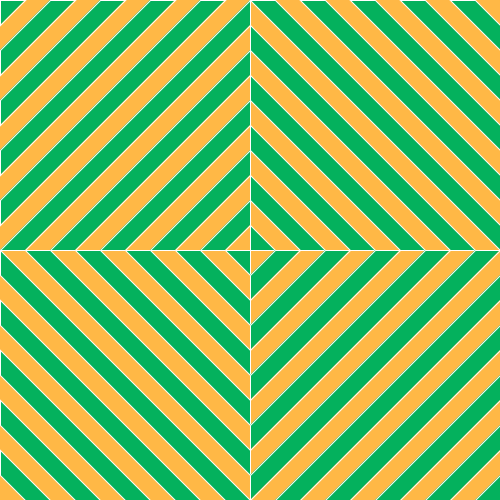
Frame 1 (no input)
Frame 60 (the mouse pressed at the canvas centre just before this capture): identical to frame 1, image omitted
Frame 120 (the mouse held since frame 60 and released just before this capture): identical to frame 1, image omitted

The Processing sketch that drew this single still picture (run headless with seeded random() and noise(); from frame 60 on, the mouse is pressed at the canvas centre):

// Processing sketch: processing_9582
// ── processing_9582.pde

/*
A recreation of Frank Stella's 'Fez' + some 'movement'

By Diana Klatt
2010
*/


color mustardYellow, seafoamGreen;
int rWidth, rHeight;

void setup(){
  size(500, 500);
  smooth();
  
  colorMode(HSB, 360);
  stroke(360);
  mustardYellow = color(37, 260, 360);
  seafoamGreen = color(151, 350, 250);

  rWidth = width/20;
  rHeight = height/20;
}


void draw() {
  background(mustardYellow);
  fill(seafoamGreen);
  
  // top left
  quad(0, 0,
       0, rHeight,
       rWidth, 0,
       0, 0);
  quad(0, 2*rHeight,
       0, 3*rHeight,
       3*rWidth, 0,
       2*rWidth, 0);
  quad(0, 4*rHeight,
       0, 5*rHeight,
       5*rWidth, 0,
       4*rWidth, 0);
  quad(0, 6*rHeight,
       0, 7*rHeight,
       7*rWidth, 0,
       6*rWidth, 0);
  quad(0, 8*rHeight,
       0, 9*rHeight,
       9*rWidth, 0,
       8*rWidth, 0);
  // inner cross
  quad(0, 10*rHeight,
       rWidth, 10*rHeight,
       10*rWidth, rHeight,
       10*rWidth, 0);
  quad(2*rWidth, 10*rHeight,
       3*rWidth, 10*rHeight,
       10*rWidth, 3*rHeight,
       10*rWidth, 2*rHeight);
  quad(4*rWidth, 10*rHeight,
       5*rWidth, 10*rHeight,
       10*rWidth, 5*rHeight,
       10*rWidth, 4*rHeight);
  quad(6*rWidth, 10*rHeight,
       7*rWidth, 10*rHeight,
       10*rWidth, 7*rHeight,
       10*rWidth, 6*rHeight);
  quad(8*rWidth, 10*rHeight,
       9*rWidth, 10*rHeight,
       10*rWidth, 9*rHeight,
       10*rWidth, 8*rHeight);
       
  // top right
  quad(19*rWidth, 0,
       18*rWidth, 0,
       width, 2*rHeight,
       width, rHeight);
  quad(17*rWidth, 0,
       16*rWidth, 0,
       width, 4*rHeight,
       width, 3*rHeight);
  quad(15*rWidth, 0,
       14*rWidth, 0,
       width, 6*rHeight,
       width, 5*rHeight);
  quad(13*rWidth, 0,
       12*rWidth, 0,
       width, 8*rHeight,
       width, 7*rHeight);
  quad(11*rWidth, 0,
       10*rWidth, 0,
       width, 10*rHeight,
       width, 9*rHeight);
  // inner cross
  quad(10*rWidth, rHeight,
       10*rWidth, 2*rHeight,
       18*rWidth, 10*rHeight,
       19*rWidth, 10*rHeight);
  quad(10*rWidth, 3*rHeight,
       10*rWidth, 4*rHeight,
       16*rWidth, 10*rHeight,
       17*rWidth, 10*rHeight);
  quad(10*rWidth, 5*rHeight,
       10*rWidth, 6*rHeight,
       14*rWidth, 10*rHeight,
       15*rWidth, 10*rHeight);
  quad(10*rWidth, 7*rHeight,
       10*rWidth, 8*rHeight,
       12*rWidth, 10*rHeight,
       13*rWidth, 10*rHeight);
  quad(10*rWidth, 9*rHeight,
       10*rWidth, 10*rHeight,
       10*rWidth, 10*rHeight,
       11*rWidth, 10*rHeight);

  // bottom left
  quad(0, 19*rHeight,            
       0, 18*rHeight,
       2*rWidth, height,
       rWidth, height);
  quad(0, 17*rHeight,
       0, 16*rHeight,
       4*rWidth, height,
       3*rWidth, height);
  quad(0, 15*rHeight,
       0, 14*rHeight,
       6*rWidth, height,
       5*rWidth, height);
  quad(0, 13*rHeight,
       0, 12*rHeight,
       8*rWidth, height,
       7*rWidth, height);
  quad(0, 11*rHeight,
       0, 10*rHeight,
       10*rWidth, height,
       9*rWidth, height);
  // inner cross
  quad(rWidth, 10*rHeight,
       2*rWidth, 10*rHeight,
       10*rWidth, 18*rHeight,
       10*rWidth, 19*rHeight);
  quad(3*rWidth, 10*rHeight,
       4*rWidth, 10*rHeight,
       10*rWidth, 16*rHeight,
       10*rWidth, 17*rHeight);
  quad(5*rWidth, 10*rHeight,
       6*rWidth, 10*rHeight,
       10*rWidth, 14*rHeight,
       10*rWidth, 15*rHeight);
  quad(7*rWidth, 10*rHeight,
       8*rWidth, 10*rHeight,
       10*rWidth, 12*rHeight,
       10*rWidth, 13*rHeight);
  quad(9*rWidth, 10*rHeight,
       10*rWidth, 10*rHeight,
       10*rWidth, 10*rHeight,
       10*rWidth, 11*rHeight);
  
  // bottom right     
  quad(width, height,
       width, 19*rHeight,
       19*rWidth, height,
       width, height);
  quad(0, 37*rHeight,
       0, 38*rHeight,
       38*rWidth, 0,
       37*rWidth, 0);
  quad(0, 35*rHeight,
       0, 36*rHeight,
       36*rWidth, 0,
       35*rWidth, 0);
  quad(0, 33*rHeight,
       0, 34*rHeight,
       34*rWidth, 0,
       33*rWidth, 0);
  quad(0, 31*rHeight,
       0, 32*rHeight,
       32*rWidth, 0,
       31*rWidth, 0);
  // inner cross
  quad(19*rWidth, 10*rHeight,
       20*rWidth, 10*rHeight,
       10*rWidth, 20*rHeight,
       10*rWidth, 19*rHeight);
  quad(17*rWidth, 10*rHeight,
       18*rWidth, 10*rHeight,
       10*rWidth, 18*rHeight,
       10*rWidth, 17*rHeight);
  quad(15*rWidth, 10*rHeight,
       16*rWidth, 10*rHeight,
       10*rWidth, 16*rHeight,
       10*rWidth, 15*rHeight);
  quad(13*rWidth, 10*rHeight,
       14*rWidth, 10*rHeight,
       10*rWidth, 14*rHeight,
       10*rWidth, 13*rHeight);
  quad(11*rWidth, 10*rHeight,
       12*rWidth, 10*rHeight,
       10*rWidth, 12*rHeight,
       10*rWidth, 11*rHeight);  
}

  void keyPressed() {
    // alters green color 
    if(key == 'g') {
      seafoamGreen = color((hue(seafoamGreen)+10)%360,
                            saturation(seafoamGreen),
                            brightness(seafoamGreen));
    }
    // alters yellow color
    else if(key == 'y') {
      mustardYellow = color((hue(mustardYellow)+15)%360,
                             saturation(mustardYellow),
                             brightness(mustardYellow));
    }
    // reset colors
    else if(key == 'r') {
      mustardYellow = color(37, 260, 360);
      seafoamGreen = color(151, 350, 250);
    }
    // both, slow
    else if(key == 'h') {
       mustardYellow = color((hue(mustardYellow)+15)%360,
                             saturation(mustardYellow),
                             brightness(mustardYellow));
      seafoamGreen = color((hue(seafoamGreen)+10)%360,
                            saturation(seafoamGreen),
                            brightness(seafoamGreen));
    }
    // seizurific
    else if(key == 's') {
      seafoamGreen = color((hue(seafoamGreen)+220)%360,
                            saturation(seafoamGreen),
                            brightness(seafoamGreen));
      mustardYellow = color((hue(mustardYellow)+220)%360,
                             saturation(mustardYellow),
                             brightness(mustardYellow));
    }
  }
